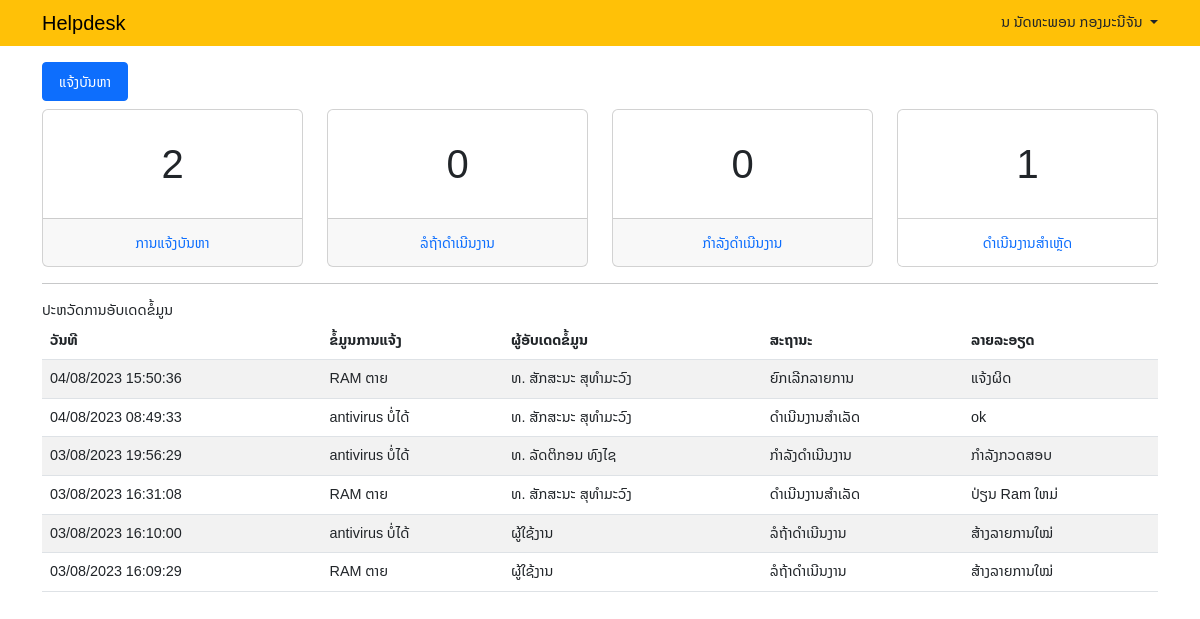
Page /ticket.php (signed in) on the committed database.
### tables this page shows
CREATE TABLE `tbupdateticket` (
  `upticketid` int(11) NOT NULL,
  `upticketdate` datetime NOT NULL,
  `sttid` varchar(5) NOT NULL,
  `upticketdetail` text NOT NULL,
  `ticketid` varchar(20) NOT NULL,
  `admin` varchar(100) NOT NULL
);

CREATE TABLE `tbticket` (
  `ticketid` varchar(20) NOT NULL,
  `ticketdate` datetime NOT NULL,
  `userid` int(11) NOT NULL,
  `ticketinfo` varchar(50) NOT NULL,
  `tickettype` varchar(50) NOT NULL,
  `detail` text NOT NULL,
  `img` text NOT NULL,
  `sttid` varchar(5) NOT NULL
);

CREATE TABLE `tbstatus` (
  `sttid` varchar(5) NOT NULL,
  `sttname` varchar(50) NOT NULL
);

### ticket.php (the view, shortened to what this page needs)
<?php
require 'connect/connect.php';
$userid = $_SESSION['userid'];
$sql = "SELECT tbupdateticket.upticketdate,tbupdateticket.sttid,tbstatus.sttname, tbupdateticket.upticketdetail,tbupdateticket.ticketid,tbticket.userid,tbuser.fullname,tbupdateticket.admin,tbticket.detail FROM tbupdateticket LEFT JOIN tbstatus ON tbupdateticket.sttid = tbstatus.sttid LEFT JOIN tbticket ON tbupdateticket.ticketid = tbticket.ticketid LEFT JOIN tbuser ON tbticket.userid = tbuser.userid WHERE tbticket.userid='$userid' ORDER BY tbupdateticket.upticketid DESC";
$result = mysqli_query($con, $sql);
$count = mysqli_num_rows($result);
$sqlall = "select * from tbticket where userid='$userid'";
$resultall = mysqli_query($con, $sqlall);
$countall = mysqli_num_rows($resultall);
$sql1 = "select * from tbticket where userid='$userid' AND sttid='S01'";
$result1 = mysqli_query($con, $sql1);
$count1 = mysqli_num_rows($result1);
$sql2 = "select * from tbticket where userid='$userid' AND sttid='S02'";
$result2 = mysqli_query($con, $sql2);
$count2 = mysqli_num_rows($result2);
$sql3 = "select * from tbticket where userid='$userid' AND sttid='S03'";
$result3 = mysqli_query($con, $sql3);
$count3 = mysqli_num_rows($result3);
?>
<!DOCTYPE html>
<html lang="en">
<head>
    <link href="https://cdn.jsdelivr.net/npm/bootstrap@5.3.0/dist/css/bootstrap.min.css" rel="stylesheet">
    <link rel="stylesheet" href="css/style.css">
</head>
<body class="bg-white">
    <?php require 'navuser.php' ?>
    <div class="container">
        <div class="mt-3 bg-white">
            <a href="#" class="btn btn-sm btn-primary px-3 py-2" data-bs-toggle="modal" data-bs-target="#myModal">ແຈ້ງບັນຫາ</a>
        </div>
        <div class="row">
            <div class="col-6 col-sm-6 col-md-3 col-lg-3">
                <div class="card mt-2">
                    <div class="card-body text-center py-4"><span style="font-size:2.5rem"><?php echo $countall ?></span></div>
                    <div class="card-footer text-center"><a class="btn btn-sm text-primary" href="ticket/ticketfollow.php">ການແຈ້ງບັນຫາ</a></div>
                </div>
            </div>
            <div class="col-6 col-sm-6 col-md-3 col-lg-3">
                <div class="card mt-2">
                    <div class="card-body text-center py-4"><span style="font-size:2.5rem"><?php echo $count1 ?></span></div>
                    <div class="card-footer text-center"><a class="btn btn-sm text-primary" href="#">ລໍຖ້າດຳເນີນງານ</a></div>
                </div>
            </div>
            <div class="col-6 col-sm-6 col-md-3 col-lg-3">
                <div class="card mt-2">
                    <div class="card-body text-center py-4"><span style="font-size:2.5rem"><?php echo $count2 ?></span></div>
                    <div class="card-footer text-center"><a class="btn btn-sm text-primary" href="#">ກຳລັງດຳເນີນງານ</a></div>
                </div>
            </div>
            <div class="col-6 col-sm-6 col-md-3 col-lg-3">
                <div class="card mt-2">
                    <div class="card-body text-center py-4"><span style="font-size:2.5rem"><?php echo $count3 ?></span></div>
                    <div class="card-footer text-center bg-white"><a class="btn btn-sm text-primary" href="#">ດຳເນີນງານສຳເຫຼັດ</a></div>
                </div>
            </div>
        </div>
        <hr>
        <div>
            <label class="">ປະຫວັດການອັບເດດຂໍ້ມູນ</label>
            <?php if ($count > 0) { ?>
                <table class="table table-striped">
                    <thead>
                        <tr style="font-weight:600;">
                            <td>ວັນທີ</td>
                            <td>ຂໍ້ມູນການແຈ້ງ</td>
                            <td>ຜູ້ອັບເດດຂໍ້ມູນ</td>
                            <td>ສະຖານະ</td>
                            <td>ລາຍລະອຽດ</td>
                        </tr>
                    </thead>
                    <tbody>
                        <?php while ($row = mysqli_fetch_assoc($result)) {
                            $newDate = date("d/m/Y H:i:s", strtotime($row["upticketdate"]));
                        ?>
                            <tr>
                                <td><?php echo $newDate; ?></td>
                                <td><?php echo $row["detail"]; ?></td>
                                <td><?php echo $row["admin"]; ?></td>
                                <td><?php echo $row["sttname"]; ?></td>
                                <td><?php echo $row["upticketdetail"]; ?></td>
                            </tr>
                        <?php } ?>
                    </tbody>
                </table>
            <?php } else { ?>
                <div class="alert alert-danger mt-3">
                    ບໍ່ມີຂໍ້ມູນ
                </div>
            <?php } ?>
        </div>
    </div>
</body>
</html>

### css/style.css (style rules this page uses)
* { box-sizing: border-box; }
body { margin: 0; font-family: 'Noto Sans Lao', sans-serif; font-size: 0.9rem; }
a { text-decoration: none; }

### rows in the picture
tbupdateticket: upticketdate "04/08/2023 15:50:36", ticketid.detail "RAM ຕາຍ", admin "ທ. ສັກສະນະ ສຸທຳມະວົງ", sttid.sttname "ຍົກເລີກລາຍການ", upticketdetail "ແຈ້ງຜິດ"
tbupdateticket: upticketdate "04/08/2023 08:49:33", ticketid.detail "antivirus ບໍ່ໄດ້", admin "ທ. ສັກສະນະ ສຸທຳມະວົງ", sttid.sttname "ດຳເນີນງານສຳເລັດ", upticketdetail "ok"
tbupdateticket: upticketdate "03/08/2023 19:56:29", ticketid.detail "antivirus ບໍ່ໄດ້", admin "ທ. ລັດຕິກອນ ທົງໄຊ", sttid.sttname "ກຳລັງດຳເນີນງານ", upticketdetail "ກຳລັງກວດສອບ"
tbupdateticket: upticketdate "03/08/2023 16:31:08", ticketid.detail "RAM ຕາຍ", admin "ທ. ສັກສະນະ ສຸທຳມະວົງ", sttid.sttname "ດຳເນີນງານສຳເລັດ", upticketdetail "ປ່ຽນ Ram ໃຫມ່"
tbupdateticket: upticketdate "03/08/2023 16:10:00", ticketid.detail "antivirus ບໍ່ໄດ້", admin "ຜູ້ໃຊ້ງານ", sttid.sttname "ລໍຖ້າດຳເນີນງານ", upticketdetail "ສ້າງລາຍການໃໝ່"
tbupdateticket: upticketdate "03/08/2023 16:09:29", ticketid.detail "RAM ຕາຍ", admin "ຜູ້ໃຊ້ງານ", sttid.sttname "ລໍຖ້າດຳເນີນງານ", upticketdetail "ສ້າງລາຍການໃໝ່"

### other values in the picture
$_SESSION['fullname'] "ນ ນັດທະພອນ ກອງມະນີຈັນ"
$countall "2"
$count1 "0"
$count2 "0"
$count3 "1"
